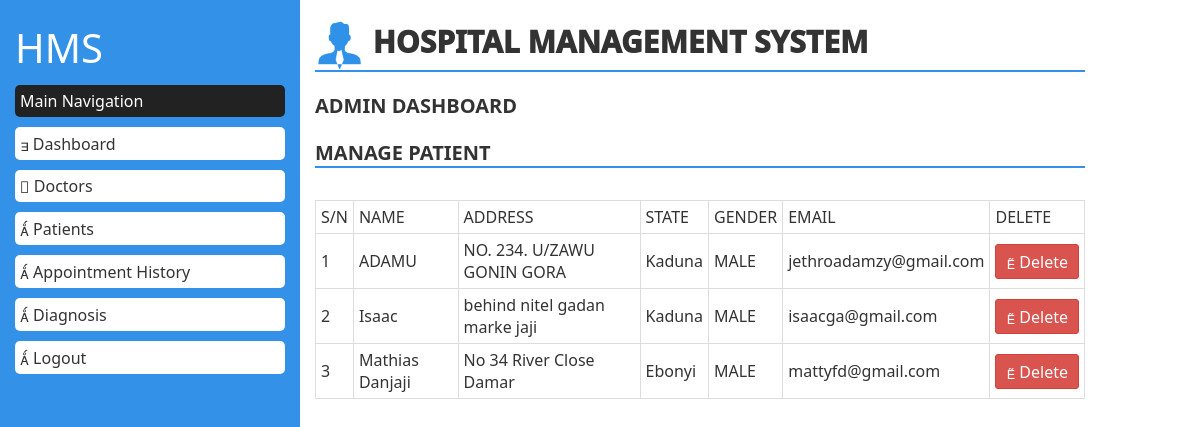
The page /admin/patient.php on the database its author committed.
### tables this page shows
CREATE TABLE `users` (
  `id` int(11) NOT NULL auto_increment,
  `fullName` varchar(255) NOT NULL,
  `address` longtext NOT NULL,
  `state` varchar(255) NOT NULL,
  `gender` varchar(255) NOT NULL,
  `email` varchar(255) NOT NULL,
  `password` varchar(255) NOT NULL,
  `regDate` timestamp NOT NULL default CURRENT_TIMESTAMP,
  PRIMARY KEY  (`id`)
);

### admin/patient.php (the view, shortened to what this page needs)
<?php
include("../db_connection.php");
 ?>
<!DOCTYPE html>
<html>
<head>
	<link rel="stylesheet" type="text/css" href="../bootstrap-3.3.7-dist/css/bootstrap.min.css">
	<link rel="stylesheet" type="text/css" href="../css/style.css">
</head>
<body>
	<section id="pdash">
		<div class="container-fluid">
			<div class="row">
				<div class="col-md-3">
					<h3>HMS</h3>
					<h4>Main Navigation</h4>
					<a href="dashboard.php" style="color: #333;text-decoration: none;"><p><span class="glyphicon glyphicon-home"></span> Dashboard</p></a>
					<a href="doctors.php" style="color: #333;text-decoration: none;"><p><span class="glyphicon glyphicon-edit"></span> Doctors</p></a>
					<a href="patient.php" style="color: #333;text-decoration: none;"><p><span class="glyphicon glyphicon-th-large"></span> Patients</p></a>
						<a href="appoint_his.php" style="color: #333;text-decoration: none;"><p><span class="glyphicon glyphicon-th-large"></span> Appointment History</p></a>
						<a href="diagnosis.php" style="color: #333;text-decoration: none;"><p><span class="glyphicon glyphicon-th-large"></span> Diagnosis</p></a>
						<a href="../index.php" style="color: #333;text-decoration: none;"><p><span class="glyphicon glyphicon-th-large"></span> Logout</p></a>
				</div>
				<div class="col-md-8">
					<h3 style="font-size: 30px !important;font-weight: 1000 !important"><img src="../images/grid-img1.png" style="width: 50px;height: 50px"> HOSPITAL MANAGEMENT SYSTEM </h3>
					<h1>ADMIN DASHBOARD</h1>
					<h3 style="font-size: 20px !important;font-weight: 600 !important">MANAGE PATIENT</h3>
				<br>
					<table width="100%" border="1">
						<tr>
							<td>S/N</td>
							<td>NAME</td>
							<td>ADDRESS</td>
							<td>STATE</td>
							<td>GENDER</td>
							<td>EMAIL</td>
							<td>DELETE</td>
						</tr>
						<?php
						$sql = "SELECT * FROM users";
						$run = mysqli_query($dbcon,$sql);
						while ($row=mysqli_fetch_assoc($run)) {
						 ?>
						 	<tr>
						 		<td><?php echo $row['id']; ?></td>
						 		<td><?php echo $row['fullName']; ?></td>
						 		<td><?php echo $row['address']; ?></td>
						 		<td><?php echo $row['state']; ?></td>
						 		<td><?php echo $row['gender']; ?></td>
						 		<td><?php echo $row['email']; ?></td>
						 		<td><a href="delete_pat.php?id=<?php echo $row['id']; ?>"><button class="btn btn-danger btn-sm"><i class="glyphicon glyphicon-trash"></i> Delete</button></a></td>
						 	</tr>
						<?php } ?>
					</table>
				</div>
			</div>
		</div>
	</section>
</body>
</html>

### css/style.css (style rules this page uses)
* { margin: 0; padding: 0; font: 16px "Segoe UI" , Tahoma, Verdana, Tahoma, Arial, "Helvetica Neue" , Helvetica, Sans-Serif !important; }
#pdash .col-md-3 { background-color: #3391E7; height: 100vh; }
#pdash .col-md-3 h3 { font-size: 40px !important; color: #fff; font-weight: 1000; }
#pdash .col-md-3 h4 { color: #fff; background-color: #222; padding: 5px; border-radius: 5px; }
#pdash .col-md-3 p { color: #333; background-color: #fff; padding: 5px; border-radius: 5px; }
#pdash .col-md-8 h3 { border-bottom: 2px solid #3391E7; }
#pdash .col-md-8 h1 { font-size: 20px !important; font-weight: 600 !important; }

### admin/patient.php (style rules this page uses)
table { border: 1px solid #ddd; }
td { border: 1px solid #ddd; padding: 5px; }

### rows shown on the page
users: id "1", fullName "ADAMU", address "NO. 234. U/ZAWU GONIN GORA", state "Kaduna", gender "MALE", email "jethroadamzy@gmail.com"
users: id "2", fullName "Isaac", address "behind nitel gadan marke jaji", state "Kaduna", gender "MALE", email "isaacga@gmail.com"
users: id "3", fullName "Mathias Danjaji", address "No 34 River Close Damar", state "Ebonyi", gender "MALE", email "mattyfd@gmail.com"
